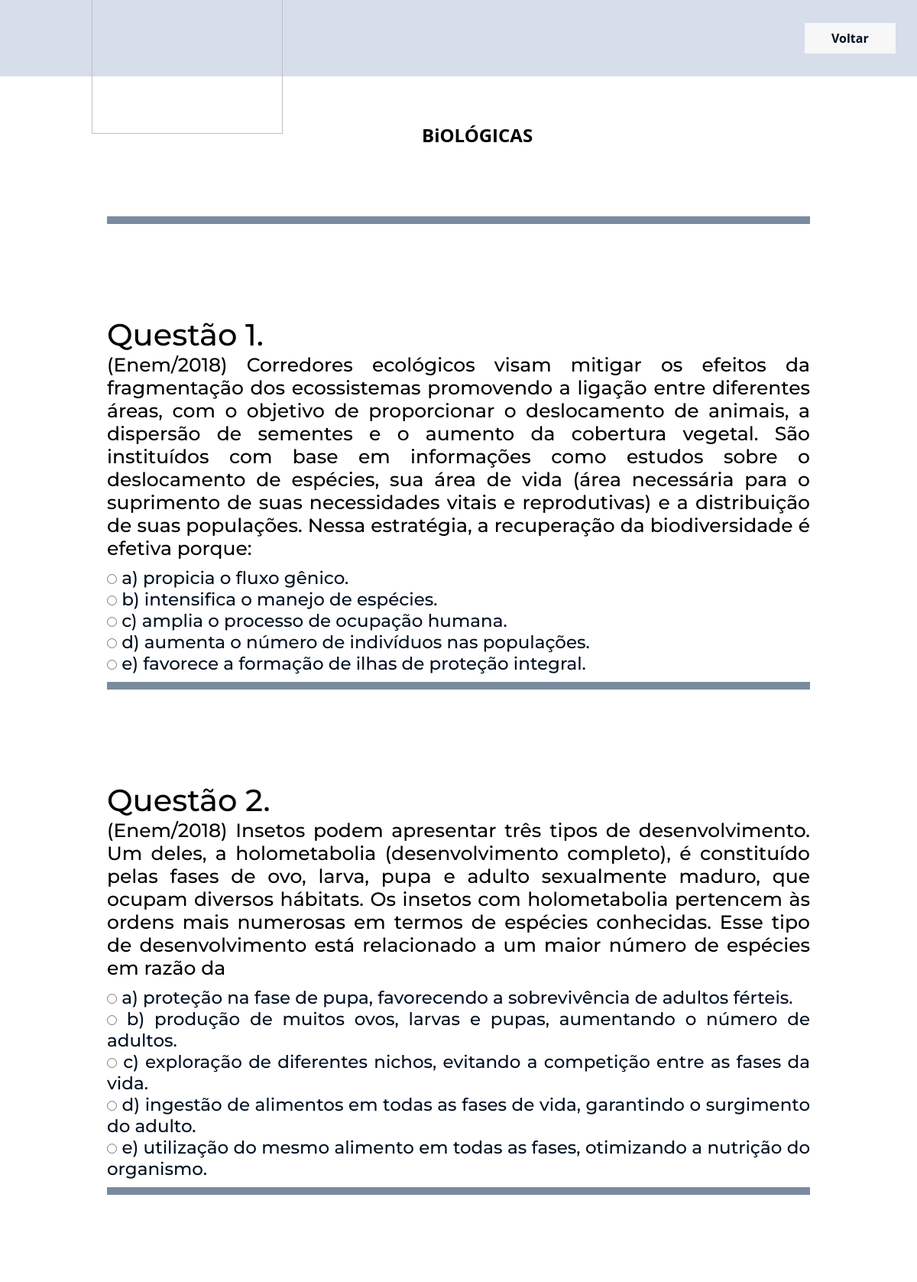
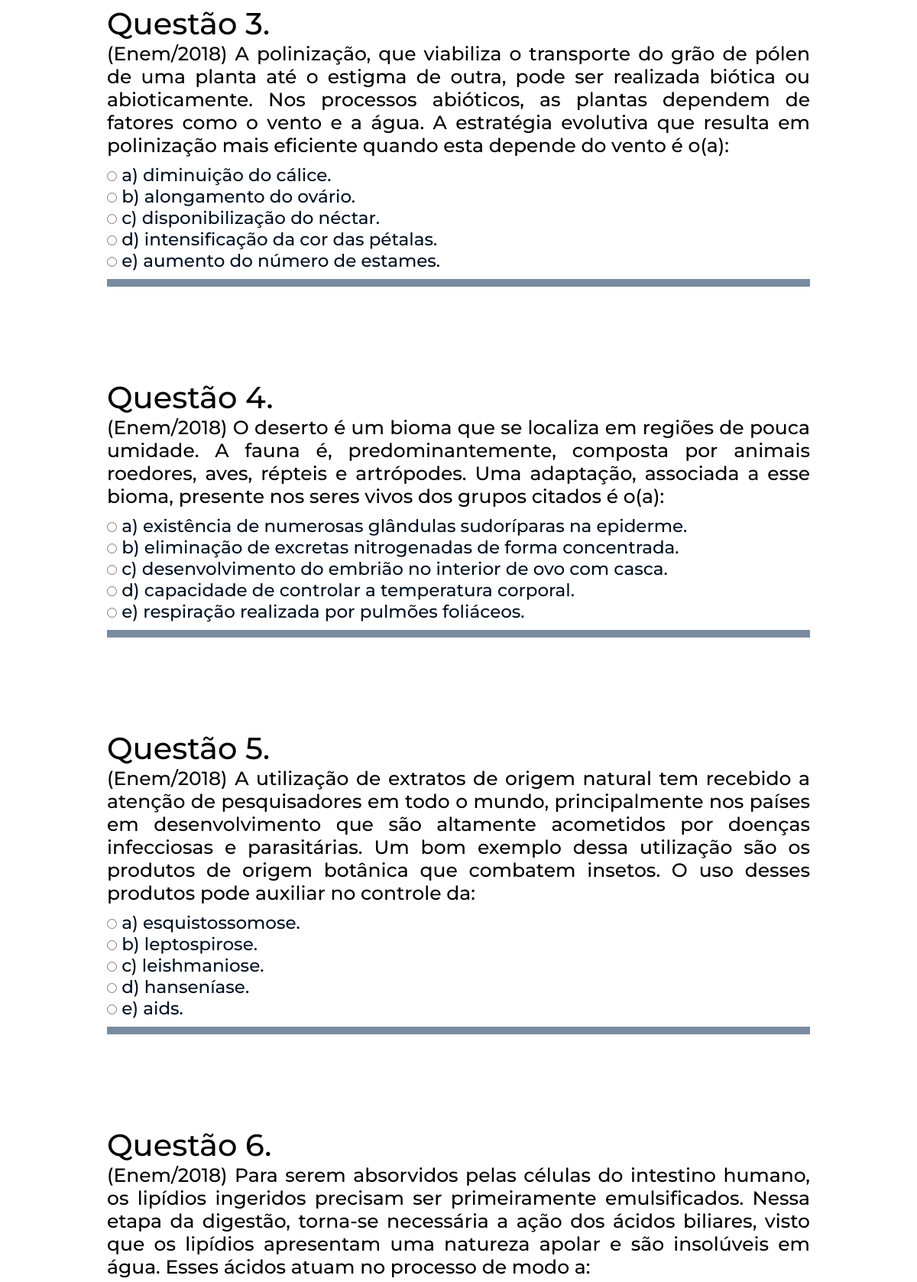
/DAKA/biologin.php (upper part), run on the app's committed database (2 pictures, top to bottom).
### tables this page shows
CREATE TABLE `questao` (
  `IdQuestao` int(11) NOT NULL,
  `Imagem` blob DEFAULT NULL,
  `Enunciado` text DEFAULT NULL,
  `idMateria` int(11) DEFAULT NULL,
  `idArea` int(11) DEFAULT NULL
);

CREATE TABLE `alternativa` (
  `idAlternativa` int(11) NOT NULL,
  `Certa` tinyint(1) NOT NULL,
  `resposta` text DEFAULT NULL,
  `resumo` text DEFAULT NULL,
  `IdQuestao` int(11) DEFAULT NULL
);

### DAKA/biologin.php (the view, shortened to what this page needs)
<?php
include("conexao.php");
?>
<html lang="pt-br"></html>
    <head>
        <link rel="stylesheet" href="https://use.fontawesome.com/releases/v5.8.2/css/all.css">
    </head>
<body>
        <header style="height: 100px;">
            <a class="logo" ><img src="https://cdn.discordapp.com/attachments/802254748782690314/811000616654471238/logo_nova.png" style="width: 250px;margin-right: 80px;"></a>
            <a class="cta" href="escolhalogado.php">Voltar</a>
        </header>
        <h2 class="title title-second">BiOLÓGICAS</h2>
			<div class="container">
				<form method="POST" action="gabaritoBio.php" style="font-family: 'Open Sans', sans-serif;
    			font-weight: bold;
   				 margin-left: 10%;
   				 margin-right: 10%;
					text-align: justify;">
				<?php
					for($i=1;$i<100;$i++){
					$l = 1;
					$ansid = $i;
					$sql1 = "SELECT * FROM questao where IdQuestao = $i and idMateria = 6";
					$result1 = mysqli_query($connect, $sql1);
						if(mysqli_num_rows($result1)>0){
							while($row1 = mysqli_fetch_assoc($result1)){
				?>
					<div class="linha"></div>
					<div class="enunciado">
						<p><p class="Numeroquestao"> Questão <?php echo $i-60 .". "?></p><?php echo $row1['Enunciado'];?> </p>
					</div>
					<?php
					$sql = "SELECT * FROM alternativa where IdQuestao = $i";
					$result = mysqli_query($connect, $sql);
							if(mysqli_num_rows($result)>0){
								while($row = mysqli_fetch_array($result)){
						?>
						<div class="alternativa">
						<input type="radio" name="choice[<?php echo $ansid; ?>]" id="<?php echo $ansid; ?>" value="<?php echo $row['Certa']; ?>" required>
						<?php echo $row['resposta']; ?>
						</div>
						<?php
					} }
					$ansid = $ansid + $l;
					} } }
					 ?>
					</form>
			</div>
</body>

### data on the page
questao: Enunciado "(Enem/2018) Corredores ecológicos visam mitigar os efeitos da fragmentação dos ecossistemas promovendo a ligação entre diferentes áreas, com o objetivo de proporcionar o deslocamento de animais, a dispersão de sementes e o aumento da cobertura vegetal. São instituídos com base em informações como estudos sobre o deslocamento de espécies, sua área de vida (área necessária para o suprimento de suas necessidades vitais e reprodutivas) e a distribuição de suas populações. Nessa estratégia, a recuperação da biodiversidade é efetiva porque:"
alternativa: resposta "a) propicia o fluxo gênico."
alternativa: resposta "b) intensifica o manejo de espécies."
alternativa: resposta "c) amplia o processo de ocupação humana."
alternativa: resposta "d) aumenta o número de indivíduos nas populações."
alternativa: resposta "e) favorece a formação de ilhas de proteção integral."
questao: Enunciado "(Enem/2018) Insetos podem apresentar três tipos de desenvolvimento. Um deles, a holometabolia (desenvolvimento completo), é constituído pelas fases de ovo, larva, pupa e adulto sexualmente maduro, que ocupam diversos hábitats. Os insetos com holometabolia pertencem às ordens mais numerosas em termos de espécies conhecidas. Esse tipo de desenvolvimento está relacionado a um maior número de espécies em razão da"
alternativa: resposta "a) proteção na fase de pupa, favorecendo a sobrevivência de adultos férteis."
alternativa: resposta "b) produção de muitos ovos, larvas e pupas, aumentando o número de adultos."
alternativa: resposta "c) exploração de diferentes nichos, evitando a competição entre as fases da vida."
alternativa: resposta "d) ingestão de alimentos em todas as fases de vida, garantindo o surgimento do adulto."
alternativa: resposta "e) utilização do mesmo alimento em todas as fases, otimizando a nutrição do organismo."
questao: Enunciado "(Enem/2018) A polinização, que viabiliza o transporte do grão de pólen de uma planta até o estigma de outra, pode ser realizada biótica ou abioticamente. Nos processos abióticos, as plantas dependem de fatores como o vento e a água. A estratégia evolutiva que resulta em polinização mais eficiente quando esta depende do vento é o(a):"
alternativa: resposta "a) diminuição do cálice."
alternativa: resposta "b) alongamento do ovário."
alternativa: resposta "c) disponibilização do néctar."
alternativa: resposta "d) intensificação da cor das pétalas."
alternativa: resposta "e) aumento do número de estames."
questao: Enunciado "(Enem/2018) O deserto é um bioma que se localiza em regiões de pouca umidade. A fauna é, predominantemente, composta por animais roedores, aves, répteis e artrópodes. Uma adaptação, associada a esse bioma, presente nos seres vivos dos grupos citados é o(a):"
alternativa: resposta "a) existência de numerosas glândulas sudoríparas na epiderme."
alternativa: resposta "b) eliminação de excretas nitrogenadas de forma concentrada."
alternativa: resposta "c) desenvolvimento do embrião no interior de ovo com casca."
alternativa: resposta "d) capacidade de controlar a temperatura corporal."
alternativa: resposta "e) respiração realizada por pulmões foliáceos."
questao: Enunciado "(Enem/2018) A utilização de extratos de origem natural tem recebido a atenção de pesquisadores em todo o mundo, principalmente nos países em desenvolvimento que são altamente acometidos por doenças infecciosas e parasitárias. Um bom exemplo dessa utilização são os produtos de origem botânica que combatem insetos. O uso desses produtos pode auxiliar no controle da:"
alternativa: resposta "a) esquistossomose."
alternativa: resposta "b) leptospirose."
alternativa: resposta "c) leishmaniose."
alternativa: resposta "d) hanseníase."
alternativa: resposta "e) aids."
questao: Enunciado "(Enem/2018) Para serem absorvidos pelas células do intestino humano, os lipídios ingeridos precisam ser primeiramente emulsificados. Nessa etapa da digestão, torna-se necessária a ação dos ácidos biliares, visto que os lipídios apresentam uma natureza apolar e são insolúveis em água. Esses ácidos atuam no processo de modo a:"
